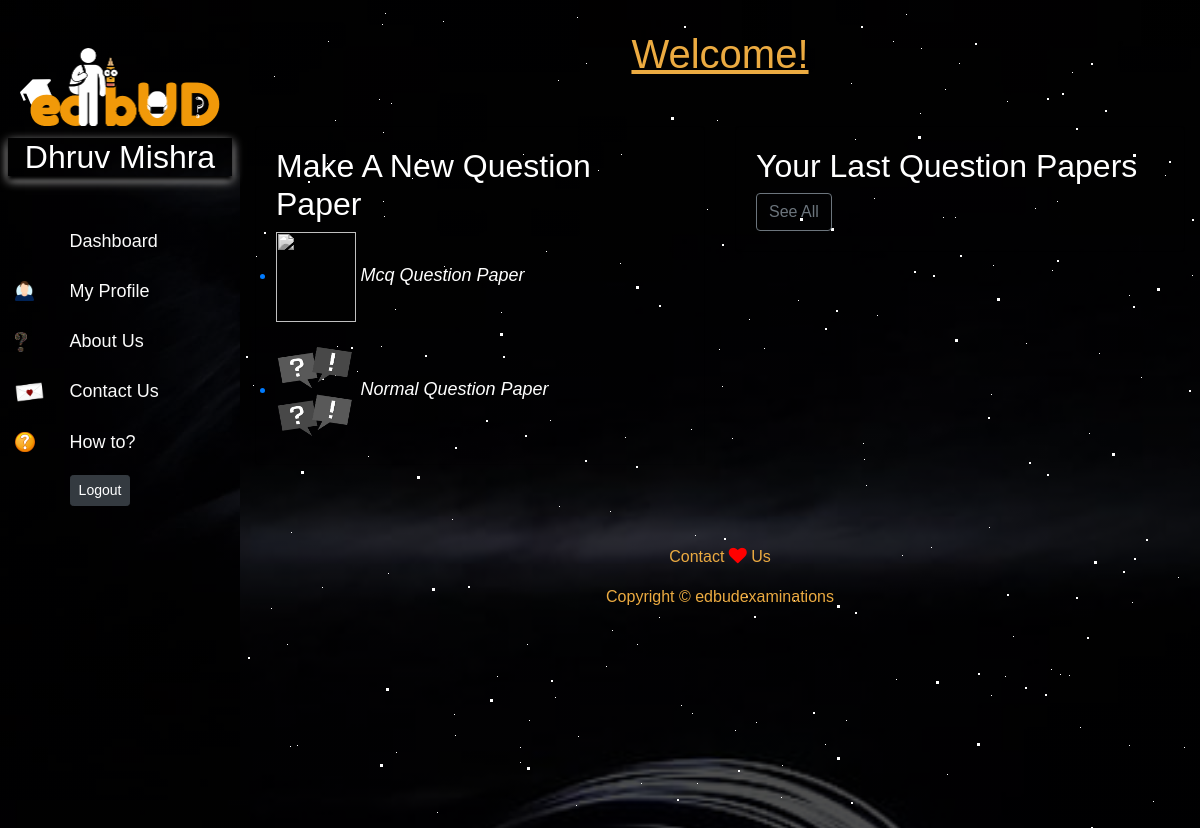
The page /exsite/ (signed in) on the database as committed earlier.
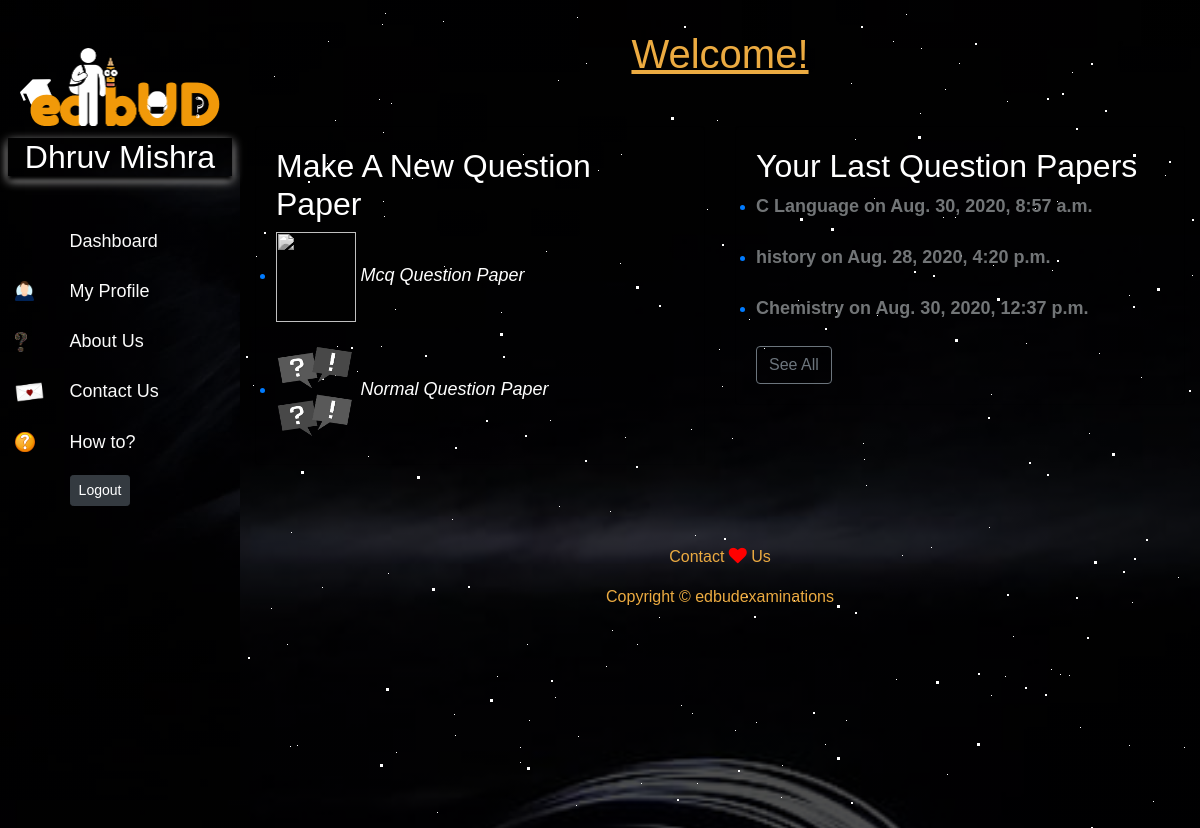
The same page on the database as committed later.
### exsite/models.py (models this page shows, shortened)
class Question(models.Model):
    id = models.AutoField(primary_key=True)
    pprname = models.CharField(max_length=100, default="")
    noofques = models.IntegerField(default=0)
    question = models.CharField(max_length=50000, default="")
    pprcode = models.CharField(max_length=50, default="")
    pprteach = models.CharField(max_length=100, default="")
    pdfop = models.CharField(max_length=10,default="")
    starttime = models.DateTimeField(default=datetime.now)
    endtime = models.DateTimeField(default=datetime.now)
    review=models.CharField(max_length=1000,default='')

### exsite/views.py (the view, shortened to what this page needs)
# urls.py: path('', views.index, name="anshome"),
def index(request):
    incorrect = False
    if request.session.has_key('user'):
        teachemail = request.session['user']
        userd = Teacher.objects.get(email=teachemail)
        quesppr = Question.objects.filter(pprteach=teachemail).order_by('-id')[:5][::-1]
        params = {'teacherinfo':userd, 'quesppr':quesppr}
        return render(request,'exsite/teachdashboard.html', params)
    return render(request, 'exsite/index.html',{'incorrect':incorrect})

### exsite/templates/exsite/teachdashboard.html (shortened to what this page needs)
{% extends 'exsite/basic2.html' %}
{% block teachname %} {{teacherinfo.name}} {% endblock  %}
{% block body %}
<div class="container my-4">
  <h1 style="color: #ecab41; text-align: center; font-family: 'Gill Sans', 'Gill Sans MT', Calibri, 'Trebuchet MS', sans-serif;"><u>Welcome!</u></h1>
  <div class="row my-5">
    <div class="col-md-6">
      <div class="card bg-transparent mb-4">
        <div class="card-body">
          <h2>Make A New Question Paper</h2>
          <ul class="menuop my-2">
            <a href="/exsite/mcqques/">
              <li class="animate__animated animate__backInLeft"><img id="symbol" src='/media/exsite/images/mcq.png'
                  alt="" width="80" height="90">
                <label> Mcq Question Paper </label>
              </li>
            </a>
            <br>
            <a href="/exsite/norques/">
              <li class="animate__animated animate__backInLeft"><img id="symbol" src='/media/exsite/images/quesans.png'
                  alt="" width="80" height="90">
                <label> Normal Question Paper </label>
              </li>
            </a>
          </ul>
        </div>
      </div>
    </div>
    <div class="col-md-6">
      <div class="card bg-transparent mb-4">
        <div class="card-body">
          <h2>Your Last  Question Papers</h2>
            {% for ppr in quesppr  %}
            <ul class="oldppr">
              <a href="/userprofile/question/{{ppr.pprcode}}/"><li class="animate__animated animate__backInRight"><label>{{ppr.pprname}} on {{ppr.starttime}}</label></li></a>
            </ul>
            {% endfor %}
            <a href='/userprofile/allquestion'><button type="submit" class="btn btn-outline-secondary">See All</button></a>
        </div>
      </div>
    </div>
  </div>
</div>
    {% endblock  %}

Rows that differ between the two databases and show on the page:
added Question: pprname "C Language", starttime "Aug. 30, 2020, 8:57 a.m."
added Question: pprname "history", starttime "Aug. 28, 2020, 4:20 p.m."
added Question: pprname "Chemistry", starttime "Aug. 30, 2020, 12:37 p.m."
